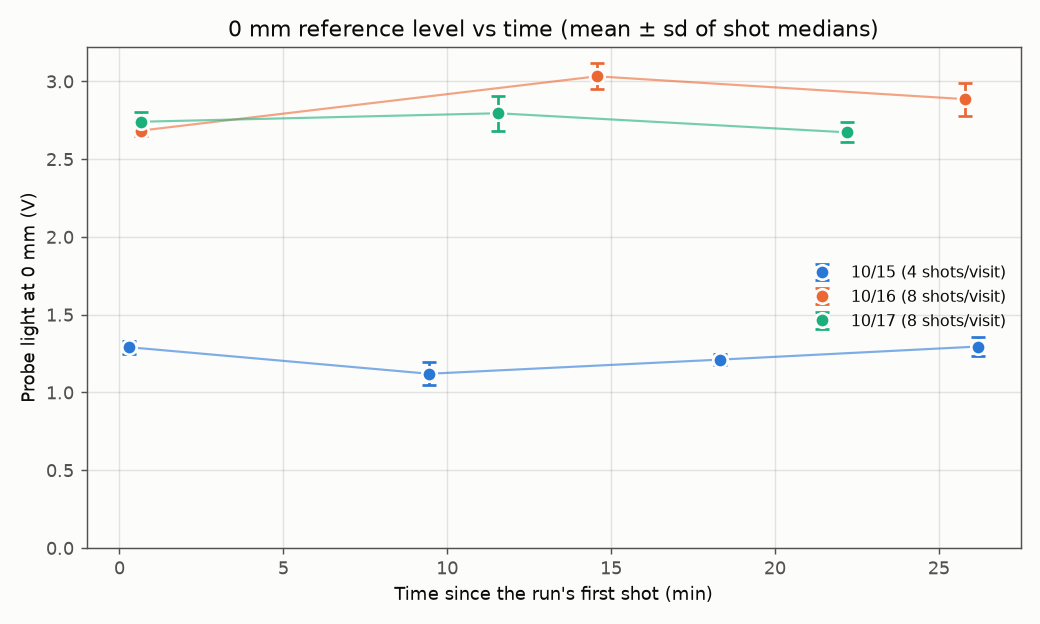

Write the Python code that produced this figure.
"""Probe light at the 0 mm reference visits versus time, for the three iris scans on one plot.

Usage: python ref_level_vs_time.py <figure.png>
(Runs: 2026-10-15 0017-0033, 2026-10-16 0023-0035, 2026-10-17 0003-0013, as in
beam_profile_softedge_fit.py.)

These visits are what the drift correction in beam_profile_softedge_fit.py interpolates between.
Per shot: median of the PDA record (TOF_florescence, the whole 0.2 s; the probe is on throughout and
the median ignores the few-ms atom dip) minus the dark level, 52.7 mV.
Per 0 mm folder: the mean of its shot medians, error bar = their standard deviation (ddof 1; 8 shots
per folder on 10/16-17, 4 on 10/15), at the mean shot time.
Time: minutes since the run's first shot (any position), from each shot's labscript 'run time'
attribute (the shot start), not the file modification time, which later analysis can change.
No drift correction here: this is the raw reference level.
"""
import sys
from datetime import datetime
from pathlib import Path
import h5py
import numpy as np
import matplotlib
matplotlib.use("Agg")
import matplotlib.pyplot as plt

FIG = Path(sys.argv[1])
ROOT = Path(r"C:\Experiments\eedmLabscriptOps\exp12_switchArmsAndLaunch_Absorption\2026\10")
DARK = 0.0527                                   # V at 70 dB (10/15 0010, probe blocked)
RUNS = [("10/15", ROOT / "15", 17, 33), ("10/16", ROOT / "16", 23, 35), ("10/17", ROOT / "17", 3, 13)]
# Categorical slots 1-3 of the reference palette, in order; ink, muted grey, surface
COLORS = ["#2a78d6", "#eb6834", "#1baf7a"]
INK, MUTED, SURFACE = "#0b0b0b", "#52514e", "#fcfcfb"


def run_time(h5):
    """Shot start time from labscript's 'run time' attribute, e.g. '20261017T002702.781890'."""
    return datetime.strptime(h5.attrs["run time"], "%Y%m%dT%H%M%S.%f").timestamp()


fig, ax = plt.subplots(figsize=(8, 4.8), facecolor=SURFACE)
ax.set_facecolor(SURFACE)
ax.tick_params(colors=MUTED)
for spine in ax.spines.values():
    spine.set_color(MUTED)
ax.grid(True, color=MUTED, alpha=0.15)
print("run    folder  t (min)  shots  mean (V)   sd (V)   sd %")
for (name, day, first, last), color in zip(RUNS, COLORS):
    t0, visits = None, []
    for n in range(first, last + 1):
        times, levels, x = [], [], None
        for p in sorted((day / f"{n:04d}").glob("*.h5")):
            with h5py.File(p, "r") as h5:
                x = float(h5["globals"].attrs["iris_x_mm"])
                times.append(run_time(h5))
                levels.append(np.median(h5["data/traces/TOF_florescence"][()]["values"]) - DARK)
        if not times:
            continue
        t0 = min(times) if t0 is None else min(t0, min(times))   # first shot of the run, any position
        if x == 0:
            visits.append((n, np.mean(times), np.mean(levels), np.std(levels, ddof=1), len(levels)))
    t = np.array([(v[1] - t0) / 60 for v in visits])
    m = np.array([v[2] for v in visits])
    s = np.array([v[3] for v in visits])
    for (n, _, mean, sd, k), tt in zip(visits, t):
        print(f"{name}  {n:04d}   {tt:6.1f}   {k:4d}   {mean:7.3f}   {sd:7.3f}  {100*sd/mean:5.1f}")
    ax.plot(t, m, color=color, lw=1.2, alpha=0.6)          # thin guide between visits
    ax.errorbar(t, m, yerr=s, fmt="o", ms=8, color=color, mec=SURFACE, mew=1.5, capsize=4, lw=1.5,
                label=f"{name} ({visits[0][4]} shots/visit)")
ax.set_xlabel("Time since the run's first shot (min)", color=INK)
ax.set_ylabel("Probe light at 0 mm (V)", color=INK)
ax.set_title("0 mm reference level vs time (mean ± sd of shot medians)", color=INK)
ax.set_ylim(bottom=0)
ax.legend(frameon=False, fontsize=9, loc="center right", labelcolor=INK)
fig.tight_layout()
fig.savefig(FIG, dpi=130, facecolor=SURFACE)
print(f"figure: {FIG}")
